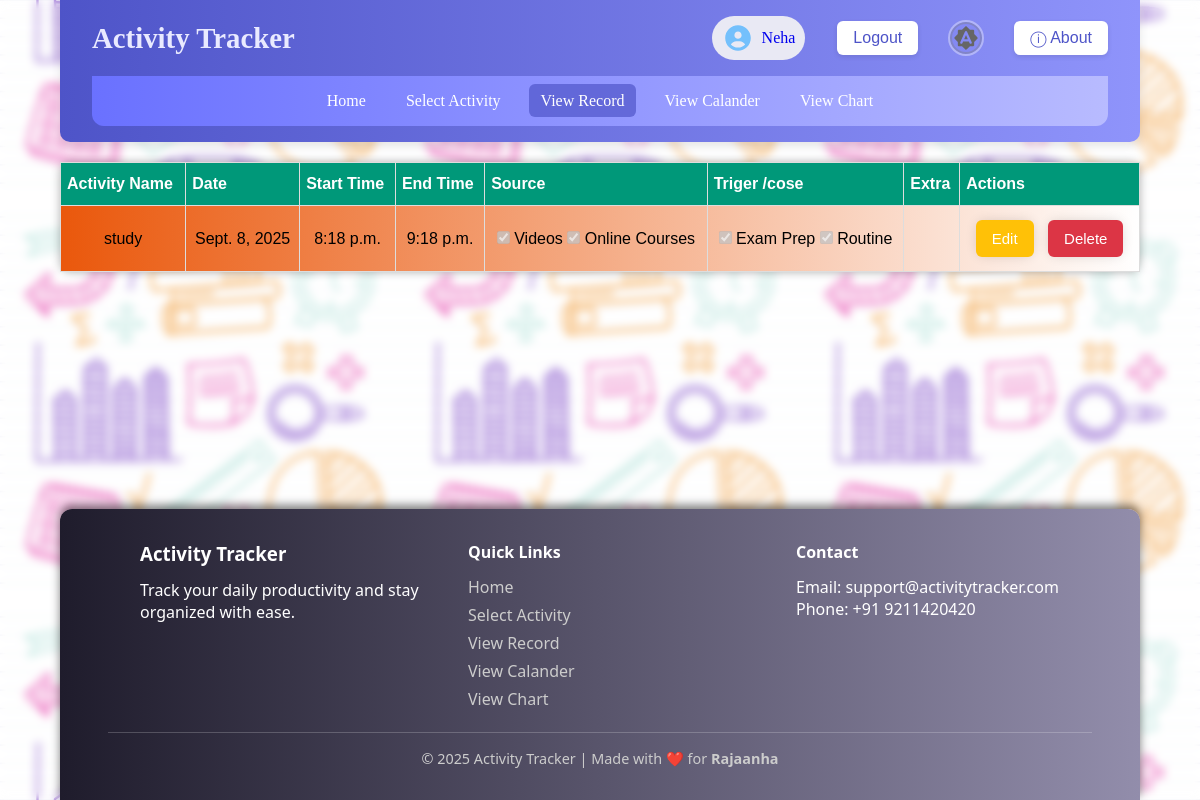
Before: /viewRecord/ (signed in) with the older database file.
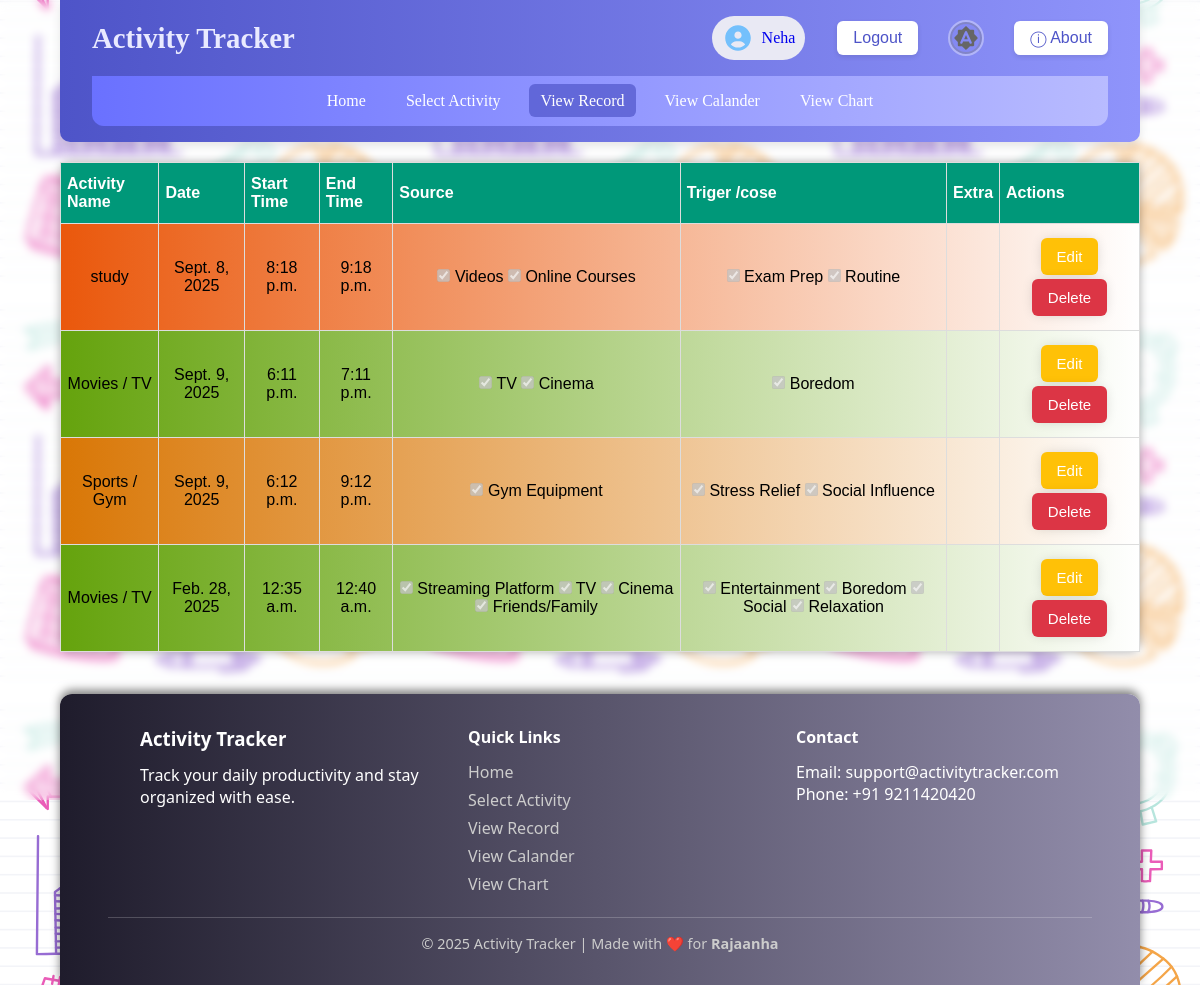
After: the same page with the newer database file.
### main/models.py (models this page shows, shortened)
class myuser(AbstractUser):
    phone= models.CharField(max_length=10, unique=True, validators=[RegexValidator(r'^\d{10}$')])
    gender= models.CharField(max_length=10, choices=[('male', 'Male'),('female', 'Female'), ('other', 'Other')], default='male')
    age = models.IntegerField(validators=[MinValueValidator(0),MaxValueValidator(100)], default=1, null=False)

class userRecords(models.Model):
    usr_id = models.ForeignKey(
        myuser,
        on_delete= models.CASCADE, # अगर user delete होगा तो उसकी सारी records भी delete होंगी
        related_name='activity_record'  # user.records से access कर सकते हैं
    )
    date = models.DateField()
    start_time =  models.TimeField(null=False, blank=False , )
    end_time =  models.TimeField(null=False, blank=False )
    activity_id = models.ForeignKey(
        activity_schema,
        on_delete= models.CASCADE,
        related_name= 'activities_obj',
        unique=False,
        null=False,
        blank=False,
    )
    source = models.JSONField(null=False, blank=False)
    trigger = models.JSONField(null=False, blank=False)
    extra = models.JSONField(null=False, blank=False, default=dict)
    class Meta:
        constraints = [
            models.CheckConstraint(
                check= models.Q(start_time__lt= models.F('end_time')),
                name = 'start_time_before_end_time'
            )
        ]

class activity_schema(models.Model):
    usr_id = models.ForeignKey(
        myuser,
        on_delete= models.CASCADE,
        related_name= 'activity_schema',
        null= True,
        blank= True,
    )
    activity_name = models.CharField(max_length=50, unique=True, null=False, blank=False)
    icon =  models.FileField(upload_to= 'Activity_icons/userDefined', null=True, blank=True, default='Activity_icons/preDefined/default_icon.svg')
    slug = models.SlugField(max_length=50, unique=True, null=False, blank= False)
    color_field = ColorField(default='#FFFFFF')
    source = models.JSONField(null=False, blank=False, default=dict)
    trigger = models.JSONField(null=False, blank=False, default=dict)
    extra = models.JSONField(null=False, blank=False, default=dict)

### main/views.py (the view)
# urls.py: path('viewRecord/', views.viewRecordPage, name=  'viewRecord'),
@login_required(login_url= 'login')
def viewRecordPage(request):
    records = userRecords.objects.filter(usr_id = request.user)
    return render(request, 'viewRecord.html', {'data': records })

### main/templates/viewRecord.html (shortened to what this page needs)
{% extends 'base.html' %}
{% load static %}
{% block stylesheet%}
    <link rel="stylesheet" href="{% static 'css/viewRecord.css'%}">
{% endblock stylesheet%}
{% block content %}
<main>
    <table>
        <thead>
            <th> Activity Name</th>
            <th> Date</th>
            <th> Start Time</th>
            <th> End Time</th>
            <th> Source</th>
            <th> Triger /cose </th>
            <th> Extra</th>
            <th> Actions </th>
        </thead>
        <tbody>
            {% for row in data %}
                <tr style="background : linear-gradient(to right, {{ row.activity_id.color_field }} 0%, #fff 100%);">
                    <td>{{ row.activity_id.activity_name }}</td>
                    <td>{{ row.date }}</td>
                    <td>{{ row.start_time }}</td>
                    <td>{{ row.end_time }}</td>
                    <td>
                        {% for key, value in row.source.items %}
                        {% if value %}
                        <input type="checkbox" checked disabled> {{key}}
                        {% endif %}
                        {% endfor %}
                    </td>
                    <td>
                        {% for key, value in row.trigger.items %}
                        {% if value %}
                        <input type="checkbox" checked disabled> {{key}}
                        {% endif %}
                        {% endfor %}
                    </td>
                    <td>{% if row.extra %}{{row.extra}}{% endif %}</td>
                    <td>
                        <a href="{% url 'record_edit' row.id %}">
                            <button class="edit_btn">Edit</button>
                        </a>
                        <form action="{% url 'record_delete' row.id %}" method="post" style="display:inline;">
                            <button type="submit" class="del_btn">Delete</button>
                        </form>
                    </td>
                </tr>
            {% endfor%}
        </tbody>
    </table>
</main>
{% endblock content%}

### main/templates/base.html (shortened to what this page needs)
{% load static %}
<!DOCTYPE html>
<html lang="en">
    <link rel="stylesheet" href="{% static 'css/style.css' %}">
    <link rel="stylesheet" href="{% static 'css/header.css' %}">
    <link rel="stylesheet" href="{% static 'css/footer.css' %}">
    {% block stylesheet %}{% endblock stylesheet %}
</head>
<body>
    <div class="blur_bg"></div>
    {% include 'header.html' %}
    {% block content%}
    {% endblock content %}
    {% include 'footer.html' %}
</body>
</html>

### main/templates/header.html
{% load static %}
<header>
    <div class="title_area">
        <a href="{% url 'home' %}">
            <h1>Activity Tracker</h1>
        </a>
    </div>
    <div class="button_area">
    {% if request.user.is_authenticated and request.user.id %}
         <a href="{% url 'profile_settings' %}">
            <div class="userProfileContainer" id="userProfileContainer">
                <img src="{% static 'img/circle-user-solid-full.svg' %}" alt="icon">
                <div id="username">{{ request.user.username }}</div>
            </div>
         </a>
        <a href="{% url 'logout' %}"><button type="button">Logout</button></a>
    {% else%}
        <a href="{%url 'login' %}"><button type="button">Login</button></a>
        <a href="{%url 'signup' %}"><button type="button">Signup</button></a>
    {% endif %}
    <div id="theameBtn"></div>
    <a href="{% url 'about' %}"><button type="button">&#9432; About</button></a>
    </div>
    {% if user.username %}
<nav>
    {% include 'partials/navLink.html' %}
</nav>
{% endif %}
</header>

### main/templates/partials/navLink.html
<ul>
    <li>
        <a class="{% if request.resolver_match.url_name == 'home' %}active{% endif %}" href="{% url 'home' %}">Home</a>
    </li>
    <li>
        <a class="{% if request.resolver_match.url_name == 'selectActivity' %}active{% endif %}" href="{% url 'selectActivity' %}">select Activity</a>
    </li>
    <li>
        <a class="{% if request.resolver_match.url_name == 'viewRecord' %}active{% endif %}" href="{% url 'viewRecord' %}">view Record</a>
    </li>
    <li>
        <a class="{% if request.resolver_match.url_name == 'calendar' %}active{% endif %}" href="{% url 'calendar' %}">View Calander</a>
    </li>
    <li>
        <a class="{% if request.resolver_match.url_name == 'charts' %}active{% endif %}" href="{% url 'charts' %}">View Chart</a>
    </li>
</ul>

### main/templates/footer.html
<footer>
  <div class="footer-content">
    <div class="footer-section about">
      <h3>Activity Tracker</h3>
      <p>Track your daily productivity and stay organized with ease.</p>
    </div>
    <div class="footer-section links">
      <h4>Quick Links</h4>
      {% include 'partials/navLink.html' %}
    </div>
    <div class="footer-section contact">
      <h4>Contact</h4>
      <p>Email: support@activitytracker.com</p>
      <p>Phone: +91 9211420420</p>
    </div>
  </div>
  <div class="footer-bottom">
    <p>&copy; 2025 Activity Tracker | Made with ❤️ for <strong>Rajaanha</strong></p>
  </div>
</footer>

### main/static/css/style.css (style rules this page uses)
body, html { width: 100%; height:100%; }
* { padding:0; margin:0; box-sizing: border-box; }
body { display: flex; flex-direction: column; background-color: var(--bs-light); background-image: url("../img/background.svg"); background-repeat: repeat; background-position: center center; background-size: 400px; background-attachment: fixed; position: relative; }
body .blur_bg { width:100vw; min-height: 100vh; top:0; left:0; position: fixed; backdrop-filter: blur(5px); z-index: -1; overflow: hidden; }
main { position:relative; z-index: 1; width:90vw; margin:1rem auto; }
body header { align-self: flex-start; }
body main { flex: 1; }
body footer { align-self:auto; }

### main/static/css/header.css (style rules this page uses)
header { width:90%; margin: 0px auto; background: linear-gradient(to right, #4e54c8, #8f94fb); color: white; padding: 1rem 2rem 1rem 2rem; box-shadow: 0 4px 10px rgba(0,0,0,0.1); border-bottom-left-radius: 10px; border-bottom-right-radius: 10px; }
header .title_area h1 { font-size: 1.8rem; font-weight: bold; color: #e9eaff; }
header .title_area a { text-decoration: none; }
header nav { width:100%; margin: 0px auto; padding: 1rem 2rem; border-bottom-left-radius: 12px; border-bottom-right-radius: 12px; background: linear-gradient(to right, #6a71ff, #b8bbff); }
header nav ul { list-style: none; padding: 0; margin: 0; text-transform: capitalize; }
header nav ul li a.active { background-color: rgba(78, 84, 200, 0.682); }
header nav ul li a { color: white; text-decoration: none; padding: 8px 12px; border-radius: 6px; transition: background 0.3s ease; }
header .button_area a { text-decoration: none; }
header .userProfileContainer { display: flex; align-items: center; gap: 8px; padding: 6px 10px; text-transform: capitalize; border-radius: 25px; background: rgba(245, 245, 245, 0.9); cursor: pointer; transition: background 0.3s ease, box-shadow 0.3s ease; }
header .userProfileContainer img { width: 32px; height: 32px; border-radius: 50%; }
header .button_area button { padding: 8px 16px; font-size: 1rem; background-color: white; color: #4e54c8; border: none; border-radius: 6px; cursor: pointer; transition: 0.3s ease; box-shadow: 0 2px 5px rgba(0,0,0,0.1); }
header #theameBtn { width: 2rem; height: 2rem; border: 2px solid rgba(126, 126, 126, 0.37); outline: 2px solid rgba(255, 255, 255, 0.37); border-radius: 50%; }
header { display: flex; align-items: center; justify-content: space-between; flex-wrap: wrap; gap: 1rem; }
header .button_area { display: flex; flex-wrap: wrap; align-items: center; justify-content: space-evenly; gap:1rem 2rem; }
header nav ul { display: flex; flex-wrap: wrap; align-items: center; justify-content: center; gap: 1rem; }

### main/static/css/footer.css (style rules this page uses)
footer { margin: 0 auto; margin-top: auto; width:90%; background: linear-gradient(to right, #1f1c2c, #928dab); color: hsl(0, 0%, 100%); padding: 2rem 3rem; font-family: "Segoe UI", sans-serif; border-top-left-radius: 12px; border-top-right-radius: 12px; margin-top: 1.4rem; box-shadow: 0 -4px 10px rgba(0, 0, 0, 0.5); }
.footer-section h3, .footer-section h4 { margin-bottom: 0.8rem; color: hsl(0, 0%, 100%); }
.footer-section ul { list-style: none; padding: 0; text-transform: capitalize; }
.footer-section ul li { margin-bottom: 6px; }
.footer-section ul li a { color: hsl(0, 0%, 80%); text-decoration: none; transition: color 0.3s; }
.footer-bottom { text-align: center; margin-top: 1rem; border-top: 1px solid rgba(255,255,255,0.2); padding-top: 1rem; font-size: 0.9rem; color: hsl(0, 0%, 80%); }
.footer-content { display: flex; flex-direction: row; justify-content: space-between; flex-wrap: wrap; }
.footer-section { flex: 1; margin-left: 2rem; }

Changed rows visible on the page:
added userRecords: activity_id.activity_name "Movies / TV", date "Sept. 9, 2025", start_time "6:11 p.m.", end_time "7:11 p.m.", source "TV" "Cinema", trigger "Boredom"
added userRecords: activity_id.activity_name "Sports / Gym", date "Sept. 9, 2025", start_time "6:12 p.m.", end_time "9:12 p.m.", source "Gym Equipment", trigger "Stress Relief" "Social Influence"
added userRecords: activity_id.activity_name "Movies / TV", date "Feb. 28, 2025", start_time "12:35 a.m.", end_time "12:40 a.m.", source "Streaming Platform" "TV" "Cinema" "Friends/Family", trigger "Entertainment" "Boredom" "Social" "Relaxation"
